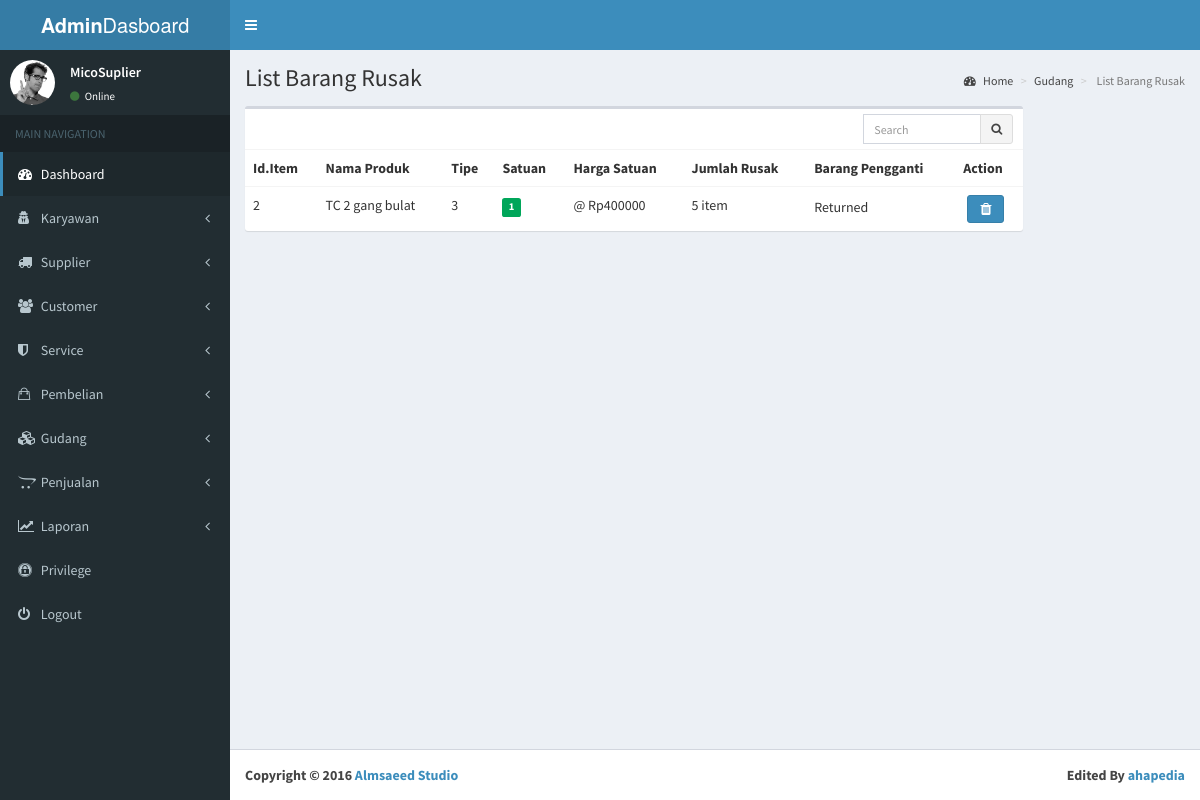
Screenshot of /index.php/gudang/listDefect with the database file from the repository.
### tables this page shows
CREATE TABLE `defect` (
  `id_purchasing` varchar(100) NOT NULL,
  `id_item` int(11) NOT NULL,
  `jumlah` int(11) NOT NULL,
  `hargaSatuan` int(11) NOT NULL,
  `status` int(11) NOT NULL DEFAULT '1',
  `tanggal` date NOT NULL,
  `keterangan` int(11) NOT NULL
);

CREATE TABLE `item_master` (
  `id_item` int(11) NOT NULL,
  `nama_item` varchar(200) NOT NULL,
  `deskripsi` text NOT NULL,
  `tipe` varchar(50) NOT NULL,
  `satuan` varchar(50) NOT NULL,
  `link_photo` varchar(200) DEFAULT NULL
);

### application/controllers/Gudang.php (called while the page is built, shortened)
<?php
class Gudang extends CI_Controller {
	public function listDefect(){
		$this->load->model('mgudang');
		$data['isi']=$this->mgudang->listDefect();
		$this->load->view('dasboard/head');
		$this->load->view('dasboard/header');
		$this->load->view('dasboard/sidebar');
		$this->load->view('dasboard/listDefect',$data);
		$this->load->view('dasboard/footer');
	}
}
?>

### index.php (called while the page is built, shortened)
<?php
require_once BASEPATH.'core/CodeIgniter.php';

### application/models/Mgudang.php (called while the page is built, shortened)
<?php
class Mgudang extends CI_Model{
	 public function listDefect(){
		$this->db->reconnect();
			$query = $this->db->query("CALL sp_list_defect()");
			if ($query->num_rows() > 0)
			{
			foreach ($query->result() as $row)
			{
					$hasil[] = $row;
			}
			return $hasil;
			}
			else{
				return 0;
			}
	}
}
?>

### application/views/dasboard/listDefect.php (the view, shortened to what this page needs)
  <div class="content-wrapper">
    <section class="content-header">
      <h1>
        List Barang Rusak
      </h1>
      <ol class="breadcrumb">
        <li><a href="#"><i class="fa fa-dashboard"></i> Home</a></li>
        <li><a href="#">Gudang</a></li>
        <li class="active"> List Barang Rusak</li>
      </ol>
    </section>
    <section class="content">
      <div class="row">
<section class="col-lg-10 connectedSortable">
          <div class="box">
            <div class="box-header">
             <div class="box-tools">
               <form method="post" action="<?php echo base_url() ?>gudang/cariDefect" enctype="multipart/form-data">
                <div class="input-group" style="width: 150px;">
                  <input type="text" name="cari" class="form-control input-sm pull-right" placeholder="Search">
                  <div class="input-group-btn">
                    <button class="btn btn-sm btn-default"><i class="fa fa-search"></i></button>
                  </div>
                </div>
	 </form>
              </div>
            </div>
            <div class="box-body table-responsive no-padding">
              <table class="table table-hover">
                <tr>
                  <th>Id.Item</th>
	  <th>Nama Produk</th>
                  <th>Tipe</th>
                  <th>Satuan</th>
	  <th>Harga Satuan</th>
	  <th>Jumlah Rusak</th>
                  <th>Barang Pengganti</th>
	  <th>Action</th>
                </tr>
	<?php
			if(!empty($isi)){
			foreach($isi as $baris){ ?>
	<form method="POST" action="<?php echo base_url(),"gudang/returnDefect"?>" >
                <tr>
                  <td><?php echo $baris->id_item ?></td>
                  <td><?php echo $baris->nama_item ?></td>
                  <td><?php echo $baris->tipe ?></a></td>
                  <td><span class="label label-success"> <?php echo $baris->satuan ?></span></td>
	  <td>@ Rp<?php echo $baris->hargaSatuan ?> </td>
	  <td><?php echo $baris->jumlah ?> item</td>
                  <td>
	  <div class="btn-group">
	  <?php if($baris->status=="1"){ ?>
	   <input name="jumlah" class="form-control pull-left" type="text"  style="width:50px" data-toggle="tooltip" data-placement="top" title="Jumlah barang return">
	   <input class="pull-right btn btn-primary" type="submit" value="Add" >
	  <?php }else{ echo "Returned";}?>
		</div>
	</td>
	<td>
	 <div class="btn-group btn-group-lg">
	   <a href="<?php echo base_url(),"gudang/deleteDefect/",$baris->id_purchasing?>"><li class="fa  fa-trash btn btn-primary pull-right" data-toggle="tooltip" data-placement="top" title="Delete"></li></a>
		</div>
	</td>
                </tr>
              </form>
	<?php }}
		else{
			echo "Belum ada data Petugas";
			}
	?>
              </table>
            </div>
          </div>
</section>
  </div>
    </section>
  </div>

### rows the page displays
defect: id_item.id_item "2", id_item.nama_item "TC 2 gang bulat", id_item.tipe "3", id_item.satuan "1", hargaSatuan "400000", jumlah "5", status "Returned"
